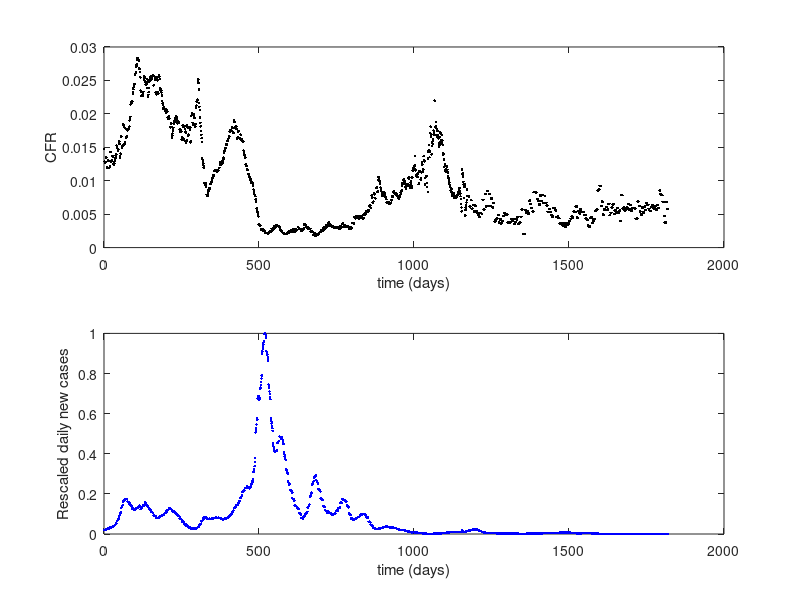

This figure's MATLAB source: (Note: this script raises an error after producing the figure.)
%Beta=Beta(242:end);
clear all; close all; clc;
load('EuropeCovid19s01092020f08242025.mat')
% colors.usa    = [0.18 0.32 0.47];  
% colors.eu     = [0.20 0.60 0.60];   
% colors.asia   = [0.55 0.72 0.82];   

X1=Mu(1:end-1);
X2=Mu(2:end);
Y1=Beta(1:end-1);
Y2=Beta(2:end);
Y1_min = min(Y1);
Y1_max = max(Y1);
Y1s = (Y1 - Y1_min) ./ (Y1_max - Y1_min);

Y2_min = min(Y2);
Y2_max = max(Y2);
Y2s = (Y2 - Y2_min) ./ (Y2_max - Y2_min);
Beta_min=min(Beta);Beta_max=max(Beta);
Betas=(Beta - Beta_min) ./ (Beta_max - Beta_min);
%%
MuE =Mu;
BetasE= Betas;

%%
close all
subplot(2,1,1)
plot(Mu,'k.');xlabel('time (days)');ylabel('CFR')
subplot(2,1,2)
plot(Betas,'b.');xlabel('time (days)');ylabel('Rescaled daily new cases')
%sgtitle('Time series data');
hfig = gcf;
fname = 'EUCOVIDtseriesdata1';
%% Fitting Beta=a/mu full world
% modelFun = @(a,mu)  a(3)+a(1) ./ (mu+a(2));
% 
% a0 = [2 0.1 1];
% 
% % Fit using nonlinear least squares
% a_est = nlinfit(X1, Y1s, modelFun, a0);
%%
close all
figure
scatter(X1, Y1s,20, 'filled','MarkerFaceColor',colors.eu); hold on
% mu_fit = linspace(min(X1), max(X1), 200)';
%  plot(mu_fit, modelFun(a_est, mu_fit), 'r-', 'LineWidth', 2)
xlabel('Virulence: $\mu$')
ylabel('Transmission: $\beta$')
%legend('Data',sprintf('Fitted curve: $\\beta = %.5f / \\mu$', a_est))
grid on
hfig = gcf;
fname = 'EUCOVIDMuBeta';
%% Mu(n+1)=a1+a2*Mu(n)*(1-Mu(n))+a3*Beta(n)
rng(123);
X = [ X1.*(1-X1), Y1s];
y = X2; %Mu(n+1)

% LASSO with cross-validation
% [B,FitInfo] = lasso(X, y, 'CV', 5);%, 'Standardize', true);
% 
% idx = FitInfo.IndexMinMSE;
% coef = B(:, idx);               
% intercept = FitInfo.Intercept(idx);
% 
% yhat = X * coef + intercept;
%sci2latex = @(x) sprintf('%.1f\\times10^{%d}', x*10^abs(floor(log10(abs(x)))+1), floor(log10(abs(x)))+1);
% label2 = sprintf('Fitted curve: $\\mu_{n+1} \\approx 0.000015+ 1.023 \\mu_n (1-\\mu_n) - 0.0005 \\beta_n$');
% label2 = 'Fitted curve';
close all;
scatter(X1,X2,20,'filled','MarkerFaceColor',colors.eu);
xlabel('Virulence: $\mu_n$');
ylabel('Virulence: $\mu_{n+1}$');
hold on;
%plot(X1, yhat,'-','LineWidth',2);
% legend('Data',label2)

hfig = gcf;
fname = 'EUCOVIDmuNmuNp1';
%%
%% Mu(n+1)=a1+a2*Mu(n)*(1-Mu(n))+a3*Beta(n)
rng(123);
X = [Y1s X1];
y = Y2s; %Mu(n+1)

% LASSO with cross-validation
% [B,FitInfo] = lasso(X, y, 'CV', 5);%, 'Standardize', true);
% 
% idx = FitInfo.IndexMinMSE;
% coef = B(:, idx);               
% intercept = FitInfo.Intercept(idx);
% 
% yhat = X * coef + intercept;
%sci2latex = @(x) sprintf('%.1f\\times10^{%d}', x*10^abs(floor(log10(abs(x)))+1), floor(log10(abs(x)))+1);
%label2 = sprintf('Fitted curve: $\\beta_{n+1} \\approx 0.0256+ 0.6917 \\beta_n - 0.7228 \\mu_n$');
% label2 = 'Fitted curve';
close all;
scatter(Y1s,Y2s,20,'filled','MarkerFaceColor',colors.eu);
xlabel('Transmission: $\beta_n$');
ylabel('Transmission: $\beta_{n+1}$');
%title('Europe')
hold on;
% plot(Y1s, yhat,'-','LineWidth',2);
% legend('Data',label2)

hfig = gcf;
fname = 'EUCOVIDbetaNbetaNp1';

% close all
% scatter(X1,X2,20,'filled');
% xlabel('$\mu_{n}$');
% ylabel('$\mu_{n+1}$');
% %title("Virulance Relation")
% hfig = gcf;
% fname = 'COVIDmuNmuNp1';
%%
close all;
scatter(Y1s,Y2s,20,'filled');
xlabel('$\beta_{n}$');
ylabel('$\beta_{n+1}$');
%title("Transmission relation ")
hfig = gcf;
fname = 'COVIDbetaNbetaNp1';
%%
close all;
scatter(X1,Y1s,20,'filled');
xlabel('$\beta_{n}$');
ylabel('$\beta_{n+1}$');
%title("Transmission relation ")
hfig = gcf;
fname = 'COVIDMuNbetaN';
%%
close all;
scatter3(X1,Y1s,Y2s,'filled');
xlabel('$\mu_{n}$');
ylabel('$\beta_{n}$');
zlabel('$\beta_{n+1}$')
%title("causal relationship")
hfig = gcf;
fname = 'COVIDcausalRela3dBeta';
%%
close all;
scatter3(X1,Y1s,X2,'filled');
xlabel('$\mu_{n}$');
ylabel('$\beta_{n}$');
zlabel('$\beta_{n+1}$')
%title("causal relationship")
hfig = gcf;
fname = 'COVIDcausalRela3dMu';
%%
% round to 6 decimal places
r = @(x) round(x, 6);
dim1=r(correlationDimension(X1,[],1,'NumPoints',100,'MinRadius',0.00001,'MaxRadius',0.001))
dim2=r(correlationDimension([X1 X2],[],1,'NumPoints',100,'MinRadius',0.00003,'MaxRadius',0.001))
GeoCxnp1Gxn=dim2-dim1
%%
dim1xy=r(correlationDimension([X1 Y1s],[],1,'NumPoints',100,'MinRadius',0.00015,'MaxRadius',0.003))
dim2xy=r(correlationDimension([X1 Y1s X2],[],1,'NumPoints',100,'MinRadius',0.0002,'MaxRadius',0.004))
GeoCxnynxnp1Gxnyn=r(dim2xy)-r(dim1xy)
GeoCytox=GeoCxnp1Gxn-GeoCxnynxnp1Gxnyn
%%
dim1y=r(correlationDimension(Y1s,[],1,'NumPoints',100,'MinRadius',0.00003,'MaxRadius',0.003))
dim2y=r(correlationDimension([Y1s Y2s],[],1,'NumPoints',100,'MinRadius',0.00005,'MaxRadius',0.005))
GeoCynp1Gyn=dim2y-dim1y
%%
dim1yx=r(correlationDimension([X1 Y1s],[],1,'NumPoints',100,'MinRadius',0.00015,'MaxRadius',0.003))
dim2yx=r(correlationDimension([X1 Y1s Y2s],[],1,'NumPoints',100,'NumPoints',100,'MinRadius',0.0002,'MaxRadius',0.004))
GeoCxnynynp1Gxnyn=dim2yx-dim1yx
GeoCxtoy=GeoCynp1Gyn-GeoCxnynynp1Gxnyn
%%



Terms = {
    'D2(mu_n)'
    'D2([mu_n, mu_{n+1}])'
    'D2([mu_n, beta_n, mu_{n+1}])'
    'D2([mu_n, beta_n])'
    'D2(beta_n)'
    'D2([beta_n, beta_{n+1}])'
    'D2([mu_n, beta_n, beta_{n+1}])'
    'GeoC(mu_{n+1}|mu_n)'
    'GeoC(mu_{n+1}|mu_n, beta_n)'
    'GeoC_{beta->mu}'
    'GeoC(beta_{n+1}|beta_n)'
    'GeoC(beta_{n+1}|beta_n, mu_n)'
    'GeoC_{mu->beta}'
};

Values = [
   dim1
    dim2
    dim2xy
    dim1xy
    dim1y
    dim2y
    dim2yx
    GeoCxnp1Gxn
    GeoCxnynxnp1Gxnyn
    GeoCytox
    GeoCynp1Gyn
    GeoCxnynynp1Gxnyn
    GeoCxtoy
];
%%
regionName = 'Europe';  

T = table(Terms, Values, ...
    'VariableNames', {'Term', regionName});

writetable(T, ['GeoC_' regionName '.csv']);



%%
% scatter(X1,X2)
% %%
% scatter(Y1s,Y2s)
% %%
% close all
% scatter(Y1s,X2)
% %%
% scatter3(Y1s,X1,X2)
% %%
% scatter3(Y1s,X1,Y2s)
% %%
% A=[ones(size(X1)) X1 X1.^2 Y1];
% coef=pinv(A)*X2
%%
